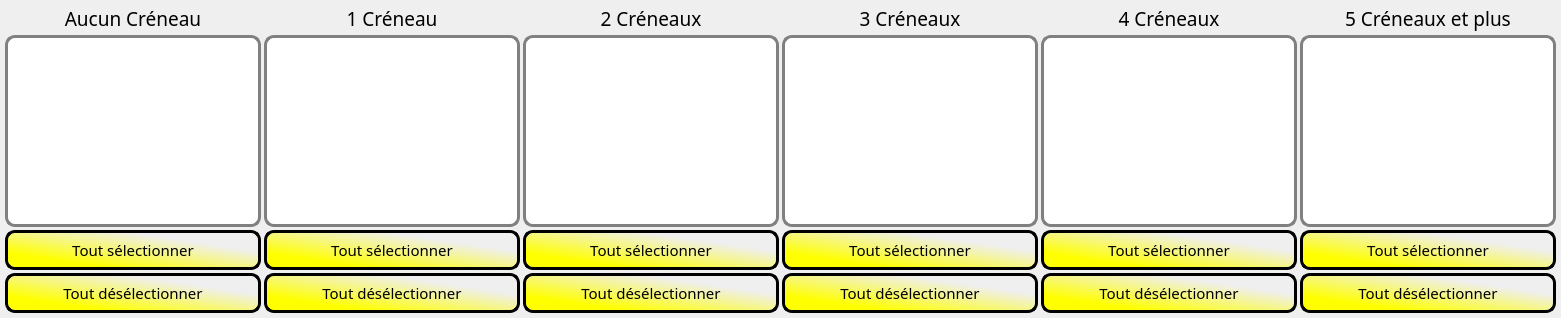
      <widget class="QWidget" name="ResumeSamedi">
       <property name="statusTip">
        <string>Les Bénévoles apparaissent ici en résumé par nombre de Créneaux. Les bénévoles décochés n'apparaitront pas dans les choix du tableau Samedi</string>
       </property>
       <attribute name="title">
        <string>Resume Samedi</string>
       </attribute>
       <layout class="QGridLayout" name="gridLayout_22">
        <property name="leftMargin">
         <number>5</number>
        </property>
        <property name="topMargin">
         <number>5</number>
        </property>
        <property name="rightMargin">
         <number>5</number>
        </property>
        <property name="bottomMargin">
         <number>5</number>
        </property>
        <property name="spacing">
         <number>3</number>
        </property>
        <item row="0" column="0">
         <layout class="QVBoxLayout" name="verticalLayout_14">
          <property name="leftMargin">
           <number>0</number>
          </property>
          <item>
           <widget class="QLabel" name="label_14">
            <property name="font">
             <font>
              <family>Cooper Black</family>
              <pointsize>14</pointsize>
             </font>
            </property>
            <property name="text">
             <string>Aucun Créneau</string>
            </property>
            <property name="alignment">
             <set>Qt::AlignCenter</set>
            </property>
           </widget>
          </item>
          <item>
           <widget class="QListWidget" name="list0CreneauS">
            <property name="font">
             <font>
              <family>Calibri</family>
              <pointsize>11</pointsize>
             </font>
            </property>
            <property name="styleSheet">
             <string notr="true">QListWidget{background-color: white; alternate-background-color: rgb(255, 255, 160);
	 border: 3px solid gray;
     border-radius: 10px;
     padding: 0px;
	selection-background : qlineargradient(spread:pad, x1:0.5, y1:0, x2:0.5, y2:1, stop:0 rgba(0, 0, 0, 255), stop:0.039548 rgba(0, 156, 0, 80), stop:0.966102 rgba(0, 156, 0, 80), stop:1 rgba(0, 0, 0, 255));
	selection-color : black
}

QListWidget::hover{
	 border: 3px solid darkGreen;
     border-radius: 10px;
     padding: 0px;
}

QListWidget::item::hover{
	background :qlineargradient(spread:pad, x1:0.5, y1:0, x2:0.5, y2:1, stop:0 rgba(0, 0, 0, 255), stop:0.039548 rgba(0, 156, 0, 80), stop:0.966102 rgba(0, 156, 0, 80), stop:1 rgba(0, 0, 0, 255));
	color: black;
	border : 1px solid black;
	border-radius: 4px;
}

QListWidget::indicator {
    width: 15px;
    height: 15px;
}

QListWidget::indicator::checked{
	background-color : qlineargradient(spread:reflect, x1:0.1, y1:0.1, x2:0.5, y2:0.5, stop:0.801136 rgba(255, 255, 0, 255), stop:1 rgba(0, 0, 0, 255));
	border : 3px solid black;	
}

QListWidget::indicator::unchecked{
	background-color : white;
	border : 2px solid black;	
}</string>
            </property>
            <property name="alternatingRowColors">
             <bool>true</bool>
            </property>
           </widget>
          </item>
          <item>
           <widget class="QPushButton" name="allSam0">
            <property name="font">
             <font>
              <family>Cooper Black</family>
              <pointsize>11</pointsize>
             </font>
            </property>
            <property name="styleSheet">
             <string notr="true">QPushButton{   
	 background-color: qlineargradient(spread:pad, x1:0.738227, y1:0.278, x2:0, y2:1, stop:0 rgba(255, 255, 255, 0), stop:0.710227 rgba(255, 255, 0, 255));   
	 border-style: outset;    
	 border: 3px solid black;
     border-radius: 10px;       
    padding-top: 6px;
	padding-bottom: 6px;
    padding-left: 3px;
	padding-right: 3px;
	

}

QPushButton::hover{   background-color: yellow;    border-style: inset;  border-color: darkGreen }
QPushButton::pressed {    background-color: yellow;    border-style: inset; border-color:beige }</string>
            </property>
            <property name="text">
             <string>Tout sélectionner</string>
            </property>
           </widget>
          </item>
          <item>
           <widget class="QPushButton" name="noneSam0">
            <property name="font">
             <font>
              <family>Cooper Black</family>
              <pointsize>11</pointsize>
             </font>
            </property>
            <property name="styleSheet">
             <string notr="true">QPushButton{   
	 background-color: qlineargradient(spread:pad, x1:0.738227, y1:0.278, x2:0, y2:1, stop:0 rgba(255, 255, 255, 0), stop:0.710227 rgba(255, 255, 0, 255));   
	 border-style: outset;    
	 border: 3px solid black;
     border-radius: 10px;       
    padding-top: 6px;
	padding-bottom: 6px;
    padding-left: 3px;
	padding-right: 3px;
	

}

QPushButton::hover{   background-color: yellow;    border-style: inset;  border-color: darkGreen }
QPushButton::pressed {    background-color: yellow;    border-style: inset; border-color:beige }</string>
            </property>
            <property name="text">
             <string>Tout désélectionner</string>
            </property>
           </widget>
          </item>
         </layout>
        </item>
        <item row="0" column="5">
         <layout class="QVBoxLayout" name="verticalLayout_18">
          <property name="leftMargin">
           <number>0</number>
          </property>
          <item>
           <widget class="QLabel" name="label_17">
            <property name="font">
             <font>
              <family>Cooper Black</family>
              <pointsize>14</pointsize>
             </font>
            </property>
            <property name="text">
             <string>5 Créneaux et plus</string>
            </property>
            <property name="alignment">
             <set>Qt::AlignCenter</set>
            </property>
           </widget>
          </item>
          <item>
           <widget class="QListWidget" name="list5CreneauS">
            <property name="font">
             <font>
              <family>Calibri</family>
              <pointsize>11</pointsize>
             </font>
            </property>
            <property name="styleSheet">
             <string notr="true">QListWidget{background-color: white; alternate-background-color: rgb(255, 255, 160);
	 border: 3px solid gray;
     border-radius: 10px;
     padding: 0px;
	selection-background : qlineargradient(spread:pad, x1:0.5, y1:0, x2:0.5, y2:1, stop:0 rgba(0, 0, 0, 255), stop:0.039548 rgba(0, 156, 0, 80), stop:0.966102 rgba(0, 156, 0, 80), stop:1 rgba(0, 0, 0, 255));
	selection-color : black
}

QListWidget::hover{
	 border: 3px solid darkGreen;
     border-radius: 10px;
     padding: 0px;
}

QListWidget::item::hover{
	background :qlineargradient(spread:pad, x1:0.5, y1:0, x2:0.5, y2:1, stop:0 rgba(0, 0, 0, 255), stop:0.039548 rgba(0, 156, 0, 80), stop:0.966102 rgba(0, 156, 0, 80), stop:1 rgba(0, 0, 0, 255));
	color: black;
	border : 1px solid black;
	border-radius: 4px;
}

QListWidget::indicator {
    width: 15px;
    height: 15px;
}

QListWidget::indicator::checked{
	background-color : qlineargradient(spread:reflect, x1:0.1, y1:0.1, x2:0.5, y2:0.5, stop:0.801136 rgba(255, 255, 0, 255), stop:1 rgba(0, 0, 0, 255));
	border : 3px solid black;	
}

QListWidget::indicator::unchecked{
	background-color : white;
	border : 2px solid black;	
}</string>
            </property>
            <property name="alternatingRowColors">
             <bool>true</bool>
            </property>
           </widget>
          </item>
          <item>
           <widget class="QPushButton" name="allSam5">
            <property name="font">
             <font>
              <family>Cooper Black</family>
              <pointsize>11</pointsize>
             </font>
            </property>
            <property name="styleSheet">
             <string notr="true">QPushButton{   
	 background-color: qlineargradient(spread:pad, x1:0.738227, y1:0.278, x2:0, y2:1, stop:0 rgba(255, 255, 255, 0), stop:0.710227 rgba(255, 255, 0, 255));   
	 border-style: outset;    
	 border: 3px solid black;
     border-radius: 10px;       
    padding-top: 6px;
	padding-bottom: 6px;
    padding-left: 3px;
	padding-right: 3px;
	

}

QPushButton::hover{   background-color: yellow;    border-style: inset;  border-color: darkGreen }
QPushButton::pressed {    background-color: yellow;    border-style: inset; border-color:beige }</string>
            </property>
            <property name="text">
             <string>Tout sélectionner</string>
            </property>
           </widget>
          </item>
          <item>
           <widget class="QPushButton" name="noneSam5">
            <property name="minimumSize">
             <size>
              <width>160</width>
              <height>0</height>
             </size>
            </property>
            <property name="font">
             <font>
              <family>Cooper Black</family>
              <pointsize>11</pointsize>
             </font>
            </property>
            <property name="styleSheet">
             <string notr="true">QPushButton{   
	 background-color: qlineargradient(spread:pad, x1:0.738227, y1:0.278, x2:0, y2:1, stop:0 rgba(255, 255, 255, 0), stop:0.710227 rgba(255, 255, 0, 255));   
	 border-style: outset;    
	 border: 3px solid black;
     border-radius: 10px;       
    padding-top: 6px;
	padding-bottom: 6px;
    padding-left: 3px;
	padding-right: 3px;
	

}

QPushButton::hover{   background-color: yellow;    border-style: inset;  border-color: darkGreen }
QPushButton::pressed {    background-color: yellow;    border-style: inset; border-color:beige }</string>
            </property>
            <property name="text">
             <string>Tout désélectionner</string>
            </property>
           </widget>
          </item>
         </layout>
        </item>
        <item row="0" column="3">
         <layout class="QVBoxLayout" name="verticalLayout_16">
          <property name="leftMargin">
           <number>0</number>
          </property>
          <item>
           <widget class="QLabel" name="label_13">
            <property name="font">
             <font>
              <family>Cooper Black</family>
              <pointsize>14</pointsize>
             </font>
            </property>
            <property name="text">
             <string>3 Créneaux</string>
            </property>
            <property name="alignment">
             <set>Qt::AlignCenter</set>
            </property>
           </widget>
          </item>
          <item>
           <widget class="QListWidget" name="list3CreneauS">
            <property name="font">
             <font>
              <family>Calibri</family>
              <pointsize>11</pointsize>
             </font>
            </property>
            <property name="styleSheet">
             <string notr="true">QListWidget{background-color: white; alternate-background-color: rgb(255, 255, 160);
	 border: 3px solid gray;
     border-radius: 10px;
     padding: 0px;
	selection-background : qlineargradient(spread:pad, x1:0.5, y1:0, x2:0.5, y2:1, stop:0 rgba(0, 0, 0, 255), stop:0.039548 rgba(0, 156, 0, 80), stop:0.966102 rgba(0, 156, 0, 80), stop:1 rgba(0, 0, 0, 255));
	selection-color : black
}

QListWidget::hover{
	 border: 3px solid darkGreen;
     border-radius: 10px;
     padding: 0px;
}

QListWidget::item::hover{
	background :qlineargradient(spread:pad, x1:0.5, y1:0, x2:0.5, y2:1, stop:0 rgba(0, 0, 0, 255), stop:0.039548 rgba(0, 156, 0, 80), stop:0.966102 rgba(0, 156, 0, 80), stop:1 rgba(0, 0, 0, 255));
	color: black;
	border : 1px solid black;
	border-radius: 4px;
}

QListWidget::indicator {
    width: 15px;
    height: 15px;
}

QListWidget::indicator::checked{
	background-color : qlineargradient(spread:reflect, x1:0.1, y1:0.1, x2:0.5, y2:0.5, stop:0.801136 rgba(255, 255, 0, 255), stop:1 rgba(0, 0, 0, 255));
	border : 3px solid black;	
}

QListWidget::indicator::unchecked{
	background-color : white;
	border : 2px solid black;	
}</string>
            </property>
            <property name="alternatingRowColors">
             <bool>true</bool>
            </property>
           </widget>
          </item>
          <item>
           <widget class="QPushButton" name="allSam3">
            <property name="font">
             <font>
              <family>Cooper Black</family>
              <pointsize>11</pointsize>
             </font>
            </property>
            <property name="styleSheet">
             <string notr="true">QPushButton{   
	 background-color: qlineargradient(spread:pad, x1:0.738227, y1:0.278, x2:0, y2:1, stop:0 rgba(255, 255, 255, 0), stop:0.710227 rgba(255, 255, 0, 255));   
	 border-style: outset;    
	 border: 3px solid black;
     border-radius: 10px;       
    padding-top: 6px;
	padding-bottom: 6px;
    padding-left: 3px;
	padding-right: 3px;
	

}

QPushButton::hover{   background-color: yellow;    border-style: inset;  border-color: darkGreen }
QPushButton::pressed {    background-color: yellow;    border-style: inset; border-color:beige }</string>
            </property>
            <property name="text">
             <string>Tout sélectionner</string>
            </property>
           </widget>
          </item>
          <item>
           <widget class="QPushButton" name="noneSam3">
            <property name="font">
             <font>
              <family>Cooper Black</family>
              <pointsize>11</pointsize>
             </font>
            </property>
            <property name="styleSheet">
             <string notr="true">QPushButton{   
	 background-color: qlineargradient(spread:pad, x1:0.738227, y1:0.278, x2:0, y2:1, stop:0 rgba(255, 255, 255, 0), stop:0.710227 rgba(255, 255, 0, 255));   
	 border-style: outset;    
	 border: 3px solid black;
     border-radius: 10px;       
    padding-top: 6px;
	padding-bottom: 6px;
    padding-left: 3px;
	padding-right: 3px;
	

}

QPushButton::hover{   background-color: yellow;    border-style: inset;  border-color: darkGreen }
QPushButton::pressed {    background-color: yellow;    border-style: inset; border-color:beige }</string>
            </property>
            <property name="text">
             <string>Tout désélectionner</string>
            </property>
           </widget>
          </item>
         </layout>
        </item>
        <item row="0" column="2">
         <layout class="QVBoxLayout" name="verticalLayout_15">
          <property name="leftMargin">
           <number>0</number>
          </property>
          <item>
           <widget class="QLabel" name="label_15">
            <property name="font">
             <font>
              <family>Cooper Black</family>
              <pointsize>14</pointsize>
             </font>
            </property>
            <property name="text">
             <string>2 Créneaux</string>
            </property>
            <property name="alignment">
             <set>Qt::AlignCenter</set>
            </property>
           </widget>
          </item>
          <item>
           <widget class="QListWidget" name="list2CreneauS">
            <property name="font">
             <font>
              <family>Calibri</family>
              <pointsize>11</pointsize>
             </font>
            </property>
            <property name="styleSheet">
             <string notr="true">QListWidget{background-color: white; alternate-background-color: rgb(255, 255, 160);
	 border: 3px solid gray;
     border-radius: 10px;
     padding: 0px;
	selection-background : qlineargradient(spread:pad, x1:0.5, y1:0, x2:0.5, y2:1, stop:0 rgba(0, 0, 0, 255), stop:0.039548 rgba(0, 156, 0, 80), stop:0.966102 rgba(0, 156, 0, 80), stop:1 rgba(0, 0, 0, 255));
	selection-color : black
}

QListWidget::hover{
	 border: 3px solid darkGreen;
     border-radius: 10px;
     padding: 0px;
}

QListWidget::item::hover{
	background :qlineargradient(spread:pad, x1:0.5, y1:0, x2:0.5, y2:1, stop:0 rgba(0, 0, 0, 255), stop:0.039548 rgba(0, 156, 0, 80), stop:0.966102 rgba(0, 156, 0, 80), stop:1 rgba(0, 0, 0, 255));
	color: black;
	border : 1px solid black;
	border-radius: 4px;
}

QListWidget::indicator {
    width: 15px;
    height: 15px;
}

QListWidget::indicator::checked{
	background-color : qlineargradient(spread:reflect, x1:0.1, y1:0.1, x2:0.5, y2:0.5, stop:0.801136 rgba(255, 255, 0, 255), stop:1 rgba(0, 0, 0, 255));
	border : 3px solid black;	
}

QListWidget::indicator::unchecked{
	background-color : white;
	border : 2px solid black;	
}</string>
            </property>
            <property name="alternatingRowColors">
             <bool>true</bool>
            </property>
           </widget>
          </item>
          <item>
           <widget class="QPushButton" name="allSam2">
            <property name="font">
             <font>
              <family>Cooper Black</family>
              <pointsize>11</pointsize>
             </font>
            </property>
            <property name="styleSheet">
             <string notr="true">QPushButton{   
	 background-color: qlineargradient(spread:pad, x1:0.738227, y1:0.278, x2:0, y2:1, stop:0 rgba(255, 255, 255, 0), stop:0.710227 rgba(255, 255, 0, 255));   
	 border-style: outset;    
	 border: 3px solid black;
     border-radius: 10px;       
    padding-top: 6px;
	padding-bottom: 6px;
    padding-left: 3px;
	padding-right: 3px;
	

}

QPushButton::hover{   background-color: yellow;    border-style: inset;  border-color: darkGreen }
QPushButton::pressed {    background-color: yellow;    border-style: inset; border-color:beige }</string>
            </property>
            <property name="text">
             <string>Tout sélectionner</string>
            </property>
           </widget>
          </item>
          <item>
           <widget class="QPushButton" name="noneSam2">
            <property name="font">
             <font>
              <family>Cooper Black</family>
              <pointsize>11</pointsize>
             </font>
            </property>
            <property name="styleSheet">
             <string notr="true">QPushButton{   
	 background-color: qlineargradient(spread:pad, x1:0.738227, y1:0.278, x2:0, y2:1, stop:0 rgba(255, 255, 255, 0), stop:0.710227 rgba(255, 255, 0, 255));   
	 border-style: outset;    
	 border: 3px solid black;
     border-radius: 10px;       
    padding-top: 6px;
	padding-bottom: 6px;
    padding-left: 3px;
	padding-right: 3px;
	

}

QPushButton::hover{   background-color: yellow;    border-style: inset;  border-color: darkGreen }
QPushButton::pressed {    background-color: yellow;    border-style: inset; border-color:beige }</string>
            </property>
            <property name="text">
             <string>Tout désélectionner</string>
            </property>
           </widget>
          </item>
         </layout>
        </item>
        <item row="0" column="1">
         <layout class="QVBoxLayout" name="verticalLayout_13">
          <property name="leftMargin">
           <number>0</number>
          </property>
          <item>
           <widget class="QLabel" name="label_12">
            <property name="font">
             <font>
              <family>Cooper Black</family>
              <pointsize>14</pointsize>
             </font>
            </property>
            <property name="text">
             <string>1 Créneau</string>
            </property>
            <property name="alignment">
             <set>Qt::AlignCenter</set>
            </property>
           </widget>
          </item>
          <item>
           <widget class="QListWidget" name="list1CreneauS">
            <property name="font">
             <font>
              <family>Calibri</family>
              <pointsize>11</pointsize>
             </font>
            </property>
            <property name="styleSheet">
             <string notr="true">QListWidget{background-color: white; alternate-background-color: rgb(255, 255, 160);
	 border: 3px solid gray;
     border-radius: 10px;
     padding: 0px;
	selection-background : qlineargradient(spread:pad, x1:0.5, y1:0, x2:0.5, y2:1, stop:0 rgba(0, 0, 0, 255), stop:0.039548 rgba(0, 156, 0, 80), stop:0.966102 rgba(0, 156, 0, 80), stop:1 rgba(0, 0, 0, 255));
	selection-color : black
}

QListWidget::hover{
	 border: 3px solid darkGreen;
     border-radius: 10px;
     padding: 0px;
}

QListWidget::item::hover{
	background :qlineargradient(spread:pad, x1:0.5, y1:0, x2:0.5, y2:1, stop:0 rgba(0, 0, 0, 255), stop:0.039548 rgba(0, 156, 0, 80), stop:0.966102 rgba(0, 156, 0, 80), stop:1 rgba(0, 0, 0, 255));
	color: black;
	border : 1px solid black;
	border-radius: 4px;
}

QListWidget::indicator {
    width: 15px;
    height: 15px;
}

QListWidget::indicator::checked{
	background-color : qlineargradient(spread:reflect, x1:0.1, y1:0.1, x2:0.5, y2:0.5, stop:0.801136 rgba(255, 255, 0, 255), stop:1 rgba(0, 0, 0, 255));
	border : 3px solid black;	
}

QListWidget::indicator::unchecked{
	background-color : white;
	border : 2px solid black;	
}</string>
            </property>
            <property name="alternatingRowColors">
             <bool>true</bool>
            </property>
           </widget>
          </item>
          <item>
           <widget class="QPushButton" name="allSam1">
            <property name="font">
             <font>
              <family>Cooper Black</family>
              <pointsize>11</pointsize>
             </font>
            </property>
            <property name="styleSheet">
             <string notr="true">QPushButton{   
	 background-color: qlineargradient(spread:pad, x1:0.738227, y1:0.278, x2:0, y2:1, stop:0 rgba(255, 255, 255, 0), stop:0.710227 rgba(255, 255, 0, 255));   
	 border-style: outset;    
	 border: 3px solid black;
     border-radius: 10px;       
    padding-top: 6px;
	padding-bottom: 6px;
    padding-left: 3px;
	padding-right: 3px;
	

}

QPushButton::hover{   background-color: yellow;    border-style: inset;  border-color: darkGreen }
QPushButton::pressed {    background-color: yellow;    border-style: inset; border-color:beige }</string>
            </property>
            <property name="text">
             <string>Tout sélectionner</string>
            </property>
           </widget>
          </item>
          <item>
           <widget class="QPushButton" name="noneSam1">
            <property name="font">
             <font>
              <family>Cooper Black</family>
              <pointsize>11</pointsize>
             </font>
            </property>
            <property name="styleSheet">
             <string notr="true">QPushButton{   
	 background-color: qlineargradient(spread:pad, x1:0.738227, y1:0.278, x2:0, y2:1, stop:0 rgba(255, 255, 255, 0), stop:0.710227 rgba(255, 255, 0, 255));   
	 border-style: outset;    
	 border: 3px solid black;
     border-radius: 10px;       
    padding-top: 6px;
	padding-bottom: 6px;
    padding-left: 3px;
	padding-right: 3px;
	

}

QPushButton::hover{   background-color: yellow;    border-style: inset;  border-color: darkGreen }
QPushButton::pressed {    background-color: yellow;    border-style: inset; border-color:beige }</string>
            </property>
            <property name="text">
             <string>Tout désélectionner</string>
            </property>
           </widget>
          </item>
         </layout>
        </item>
        <item row="0" column="4">
         <layout class="QVBoxLayout" name="verticalLayout_17">
          <property name="leftMargin">
           <number>0</number>
          </property>
          <item>
           <widget class="QLabel" name="label_16">
            <property name="font">
             <font>
              <family>Cooper Black</family>
              <pointsize>14</pointsize>
             </font>
            </property>
            <property name="text">
             <string>4 Créneaux</string>
            </property>
            <property name="alignment">
             <set>Qt::AlignCenter</set>
            </property>
           </widget>
          </item>
          <item>
           <widget class="QListWidget" name="list4CreneauS">
            <property name="font">
             <font>
              <family>Calibri</family>
              <pointsize>11</pointsize>
             </font>
            </property>
            <property name="styleSheet">
             <string notr="true">QListWidget{background-color: white; alternate-background-color: rgb(255, 255, 160);
	 border: 3px solid gray;
     border-radius: 10px;
     padding: 0px;
	selection-background : qlineargradient(spread:pad, x1:0.5, y1:0, x2:0.5, y2:1, stop:0 rgba(0, 0, 0, 255), stop:0.039548 rgba(0, 156, 0, 80), stop:0.966102 rgba(0, 156, 0, 80), stop:1 rgba(0, 0, 0, 255));
	selection-color : black
}

QListWidget::hover{
	 border: 3px solid darkGreen;
     border-radius: 10px;
     padding: 0px;
}

QListWidget::item::hover{
	background :qlineargradient(spread:pad, x1:0.5, y1:0, x2:0.5, y2:1, stop:0 rgba(0, 0, 0, 255), stop:0.039548 rgba(0, 156, 0, 80), stop:0.966102 rgba(0, 156, 0, 80), stop:1 rgba(0, 0, 0, 255));
	color: black;
	border : 1px solid black;
	border-radius: 4px;
}

QListWidget::indicator {
    width: 15px;
    height: 15px;
}

QListWidget::indicator::checked{
	background-color : qlineargradient(spread:reflect, x1:0.1, y1:0.1, x2:0.5, y2:0.5, stop:0.801136 rgba(255, 255, 0, 255), stop:1 rgba(0, 0, 0, 255));
	border : 3px solid black;	
}

QListWidget::indicator::unchecked{
	background-color : white;
	border : 2px solid black;	
}</string>
            </property>
            <property name="alternatingRowColors">
             <bool>true</bool>
            </property>
           </widget>
          </item>
          <item>
           <widget class="QPushButton" name="allSam4">
            <property name="font">
             <font>
              <family>Cooper Black</family>
              <pointsize>11</pointsize>
             </font>
            </property>
            <property name="styleSheet">
             <string notr="true">QPushButton{   
	 background-color: qlineargradient(spread:pad, x1:0.738227, y1:0.278, x2:0, y2:1, stop:0 rgba(255, 255, 255, 0), stop:0.710227 rgba(255, 255, 0, 255));   
	 border-style: outset;    
	 border: 3px solid black;
     border-radius: 10px;       
    padding-top: 6px;
	padding-bottom: 6px;
    padding-left: 3px;
	padding-right: 3px;
	

}

QPushButton::hover{   background-color: yellow;    border-style: inset;  border-color: darkGreen }
QPushButton::pressed {    background-color: yellow;    border-style: inset; border-color:beige }</string>
            </property>
            <property name="text">
             <string>Tout sélectionner</string>
            </property>
           </widget>
          </item>
          <item>
           <widget class="QPushButton" name="noneSam4">
            <property name="font">
             <font>
              <family>Cooper Black</family>
              <pointsize>11</pointsize>
             </font>
            </property>
            <property name="styleSheet">
             <string notr="true">QPushButton{   
	 background-color: qlineargradient(spread:pad, x1:0.738227, y1:0.278, x2:0, y2:1, stop:0 rgba(255, 255, 255, 0), stop:0.710227 rgba(255, 255, 0, 255));   
	 border-style: outset;    
	 border: 3px solid black;
     border-radius: 10px;       
    padding-top: 6px;
	padding-bottom: 6px;
    padding-left: 3px;
	padding-right: 3px;
	

}

QPushButton::hover{   background-color: yellow;    border-style: inset;  border-color: darkGreen }
QPushButton::pressed {    background-color: yellow;    border-style: inset; border-color:beige }</string>
            </property>
            <property name="text">
             <string>Tout désélectionner</string>
            </property>
           </widget>
          </item>
         </layout>
        </item>
       </layout>
      </widget>
